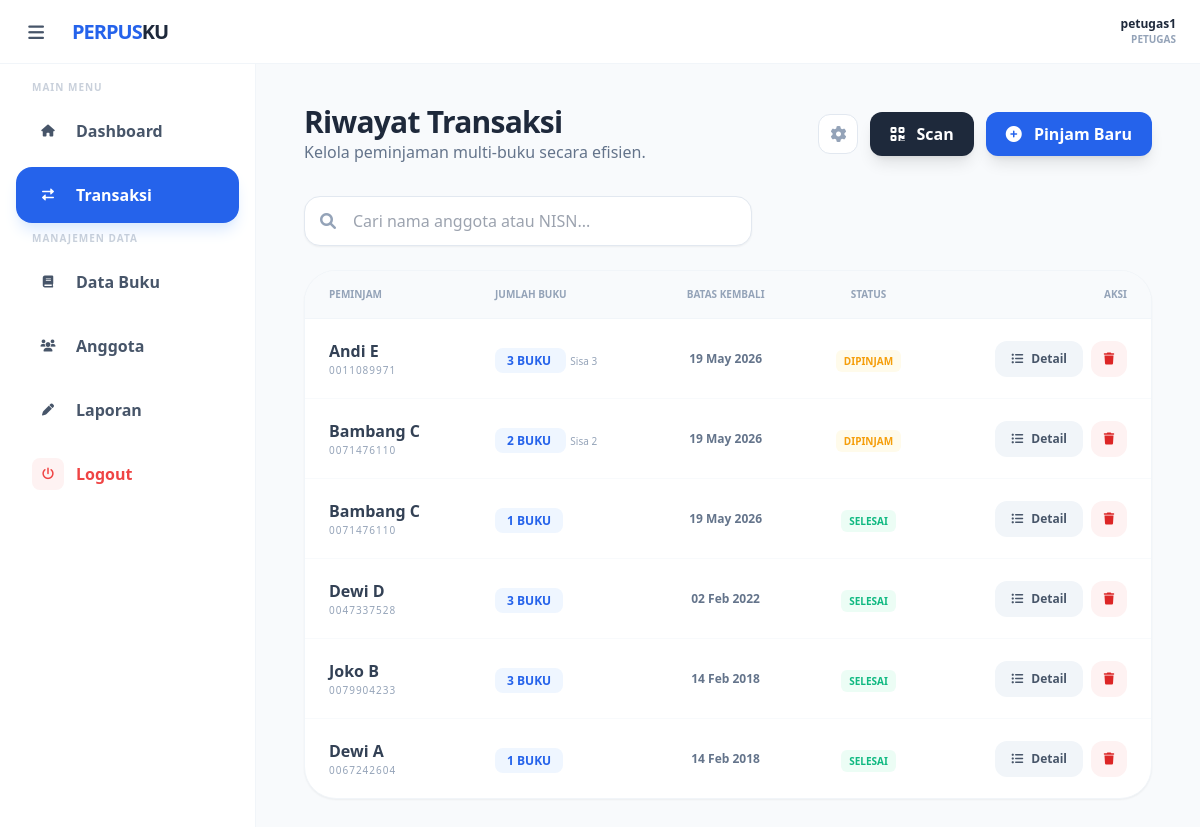
/pages/transaksi/index.php (signed in), run on the app's committed database.
### tables this page shows
CREATE TABLE `peminjaman` (
  `id` int NOT NULL,
  `id_anggota` int DEFAULT NULL,
  `id_buku` int DEFAULT NULL,
  `id_user` int DEFAULT NULL,
  `tanggal_pinjam` date NOT NULL,
  `tanggal_kembali_seharusnya` date NOT NULL,
  `status_pinjam` enum('dipinjam','kembali') DEFAULT 'dipinjam'
);

CREATE TABLE `anggota` (
  `id` int NOT NULL,
  `id_user` int DEFAULT NULL,
  `nisn` varchar(20) NOT NULL,
  `nama_anggota` varchar(100) NOT NULL,
  `jenis_kelamin` enum('L','P') DEFAULT NULL,
  `no_telp` varchar(15) DEFAULT NULL,
  `alamat` text,
  `tanggal_mendaftar` date DEFAULT (curdate())
);

### pages/transaksi/index.php (the view, shortened to what this page needs)
<?php
require_once "../../konek.php";
require_once "../../layout/header.php";
require_once "../../layout/sidebar.php";
$search = isset($_GET['search']) ? mysqli_real_escape_string($conn, $_GET['search']) : '';
$sql = "SELECT p.*, a.nama_anggota, a.nisn,
        (SELECT COUNT(*) FROM detail_peminjaman WHERE id_peminjaman = p.id) as total_qty,
        (SELECT COUNT(*) FROM detail_peminjaman WHERE id_peminjaman = p.id AND status_buku = 'dipinjam') as sisa_qty
        FROM peminjaman p
        JOIN anggota a ON p.id_anggota = a.id";
$sql .= " ORDER BY p.id DESC";
$query = mysqli_query($conn, $sql);
?>
<div class="p-6">
    <div class="flex flex-col md:flex-row md:items-center justify-between gap-4 mb-8">
        <div>
            <h2 class="text-3xl font-black text-slate-800 tracking-tight">Riwayat Transaksi</h2>
            <p class="text-slate-500">Kelola peminjaman multi-buku secara efisien.</p>
        </div>
        <div class="flex items-center gap-3">
            <a href="pengaturan.php" class="w-10 h-10 bg-white border border-slate-200 rounded-xl flex items-center justify-center text-slate-400 hover:text-blue-600 hover:border-blue-100 hover:shadow-sm transition-all" title="Pengaturan Laporan">
                <i class="fas fa-cog"></i>
            </a>
            <a href="scan.php" class="bg-slate-800 text-white px-5 py-2.5 rounded-xl font-bold shadow-lg"><i class="fas fa-qrcode mr-2"></i> Scan</a>
            <a href="tambah.php" class="bg-blue-600 text-white px-5 py-2.5 rounded-xl font-bold shadow-lg"><i class="fas fa-plus-circle mr-2"></i> Pinjam Baru</a>
        </div>
    </div>
    <div class="mb-6">
        <form action="" method="GET" class="relative max-w-md">
            <input type="text" name="search" value="<?= htmlspecialchars($search) ?>"
                   placeholder="Cari nama anggota atau NISN..."
                   class="w-full pl-12 pr-4 py-3 bg-white border border-slate-200 rounded-2xl focus:outline-none focus:ring-4 focus:ring-blue-50 focus:border-blue-400 transition-all shadow-sm">
            <div class="absolute left-4 top-1/2 -translate-y-1/2 text-slate-400">
                <i class="fas fa-search"></i>
            </div>
        </form>
    </div>
    <div class="bg-white rounded-[2rem] border border-slate-100 overflow-hidden shadow-sm">
        <table class="w-full text-left">
            <thead>
                <tr class="bg-slate-50 border-b border-slate-100">
                    <th class="px-6 py-4 text-[10px] font-black text-slate-400 uppercase">Peminjam</th>
                    <th class="px-6 py-4 text-[10px] font-black text-slate-400 uppercase">Jumlah Buku</th>
                    <th class="px-6 py-4 text-[10px] font-black text-slate-400 uppercase text-center">Batas Kembali</th>
                    <th class="px-6 py-4 text-[10px] font-black text-slate-400 uppercase text-center">Status</th>
                    <th class="px-6 py-4 text-[10px] font-black text-slate-400 uppercase text-right">Aksi</th>
                </tr>
            </thead>
            <tbody class="divide-y divide-slate-50">
                <?php if(mysqli_num_rows($query) > 0) : ?>
                    <?php while($row = mysqli_fetch_assoc($query)) : ?>
                    <tr class="hover:bg-slate-50/50 transition-all">
                        <td class="px-6 py-5">
                            <div class="font-bold text-slate-700"><?= $row['nama_anggota'] ?></div>
                            <div class="text-[10px] text-slate-400 tracking-widest uppercase"><?= $row['nisn'] ?></div>
                        </td>
                        <td class="px-6 py-5">
                            <span class="px-3 py-1 bg-blue-50 text-blue-600 rounded-lg text-xs font-black">
                                <?= $row['total_qty'] ?> BUKU
                            </span>
                            <?php if($row['sisa_qty'] > 0) : ?>
                                <span class="text-[10px] text-slate-400 ml-1">Sisa <?= $row['sisa_qty'] ?></span>
                            <?php endif; ?>
                        </td>
                        <td class="px-6 py-5 text-center text-xs font-bold text-slate-500">
                            <?= date('d M Y', strtotime($row['tanggal_kembali_seharusnya'])) ?>
                        </td>
                        <td class="px-6 py-5 text-center">
                            <?php if($row['sisa_qty'] > 0) : ?>
                                <span class="text-[10px] font-black text-amber-500 bg-amber-50 px-2 py-1 rounded-md uppercase">Dipinjam</span>
                            <?php else : ?>
                                <span class="text-[10px] font-black text-emerald-500 bg-emerald-50 px-2 py-1 rounded-md uppercase">Selesai</span>
                            <?php endif; ?>
                        </td>
                        <td class="px-6 py-5">
                            <div class="flex justify-end gap-2">
                                <a href="detail.php?id=<?= $row['id'] ?>" class="px-4 py-2 bg-slate-100 hover:bg-blue-600 hover:text-white text-slate-600 rounded-xl transition-all text-xs font-bold flex items-center gap-2">
                                    <i class="fas fa-list-ul"></i> Detail
                                </a>
                                <button onclick="konfirmasiHapus('hapus.php?id=<?= $row['id'] ?>')"
                                        class="w-9 h-9 rounded-xl bg-red-50 text-red-600 flex items-center justify-center hover:bg-red-600 hover:text-white transition-all">
                                    <i class="fas fa-trash text-xs"></i>
                                </button>
                            </div>
                        </td>
                    </tr>
                    <?php endwhile; ?>
                <?php endif; ?>
            </tbody>
        </table>
    </div>
</div>

### data on the page
peminjaman: id_anggota.nama_anggota "Andi E", id_anggota.nisn "0011089971", total_qty "3", sisa_qty "3", tanggal_kembali_seharusnya "19 May 2026", shows "DIPINJAM"
peminjaman: id_anggota.nama_anggota "Bambang C", id_anggota.nisn "0071476110", total_qty "2", sisa_qty "2", tanggal_kembali_seharusnya "19 May 2026", shows "DIPINJAM"
peminjaman: id_anggota.nama_anggota "Bambang C", id_anggota.nisn "0071476110", total_qty "1", tanggal_kembali_seharusnya "19 May 2026", shows "SELESAI"
peminjaman: id_anggota.nama_anggota "Dewi D", id_anggota.nisn "0047337528", total_qty "3", tanggal_kembali_seharusnya "02 Feb 2022", shows "SELESAI"
peminjaman: id_anggota.nama_anggota "Joko B", id_anggota.nisn "0079904233", total_qty "3", tanggal_kembali_seharusnya "14 Feb 2018", shows "SELESAI"
peminjaman: id_anggota.nama_anggota "Dewi A", id_anggota.nisn "0067242604", total_qty "1", tanggal_kembali_seharusnya "14 Feb 2018", shows "SELESAI"

### other printed values
$_SESSION['username'] "petugas1"
$_SESSION['role'] "PETUGAS"
